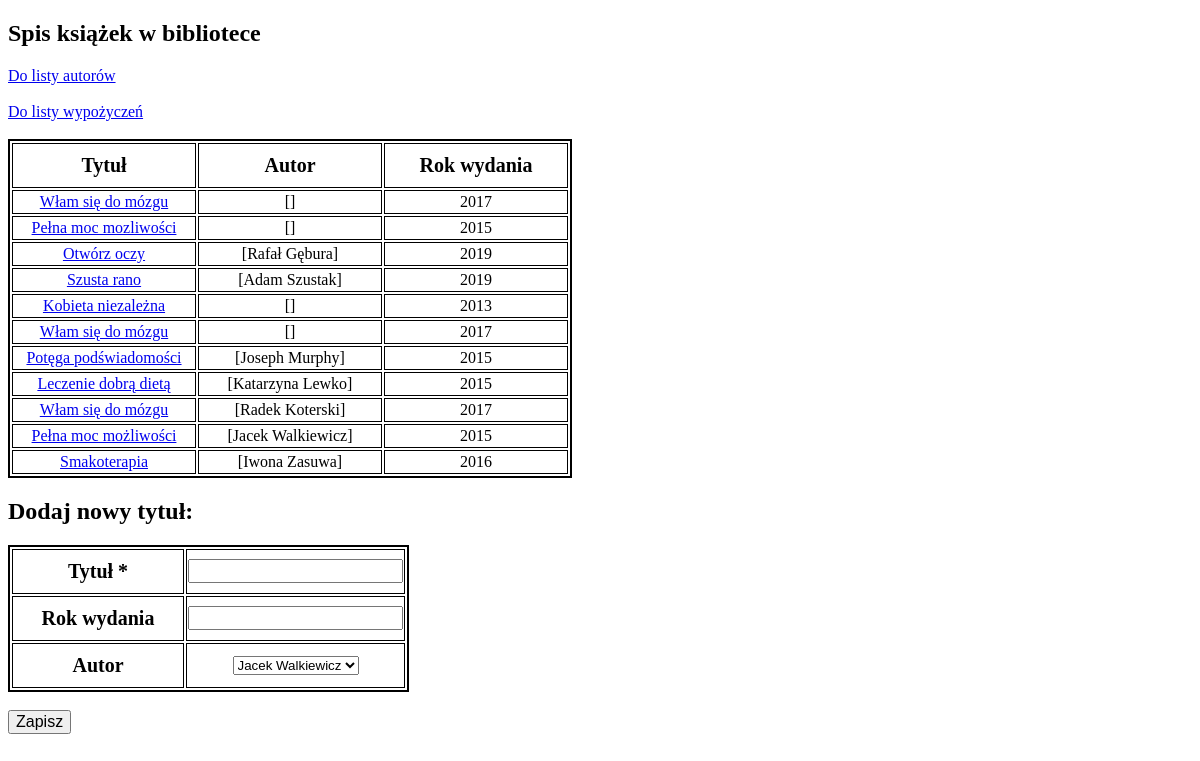
The page /books/ on the database its author committed.
### app/models.py (models this page shows, shortened)
class Book(db.Model):
    id = db.Column(db.Integer, primary_key=True)
    title = db.Column(db.String(100), index=True)
    year = db.Column(db.Numeric(4, 0))
    author = db.relationship(
        'Author', secondary=book_author, backref=db.backref('books', lazy='dynamic'))
    borrowed = db.relationship('Borrowed', backref='book')

class Author(db.Model):
    id = db.Column(db.Integer, primary_key=True)
    name = db.Column(db.String(50), index=True)
    def __repr__(self):
        return f"{self.name}"

### app/routes.py (the view, shortened to what this page needs)
@app.route("/books/", methods=["GET", "POST"])
def books_list():
    form = BooksLibForm.new()
    books_all = Book.query.all()
    return render_template("books.html", books=books_all, form=form)

### app/forms.py
class BooksLibForm(FlaskForm):
    title = StringField('Tytuł', validators=[DataRequired()])
    year = IntegerField('Rok wydania')
    author = SelectField('Autor')
    @classmethod
    def new(cls):
        form = cls()
        form.author.choices = [x.name for x in Author.query.all()]
        return form

### app/templates/books.html (shortened to what this page needs)
<!DOCTYPE html>
<html lang="en">
    <head>
        <link rel="stylesheet" href="{{ url_for('static', filename='style.css') }}">
    </head>
    <body>
        <h2>Spis książek w bibliotece</h2>
        <a href="/authors/">Do listy autorów</a><br><br>
        <a href="/borrowed/">Do listy wypożyczeń</a><br><br>
        <table>
            <thead>
            <th>Tytuł</th>
            <th>Autor</th>
            <th>Rok wydania</th>
            </thead>
        {% for book in books %}
            <tr>
            <td><a href="/books/{{ book.id }}">{{ book.title }}</a></td>
            <td>{{ book.author }}</td>
            <td>{{ book.year }}</td>
            </tr>
        {% endfor %}
        </table>
    <div>
        <h2> Dodaj nowy tytuł: </h2>
        <form method="POST" action="/books/">
        <table>
            {% for field in form if field.widget.input_type != 'hidden' %}
                <tr>
                    <th>{{ field.label }} {% if field.flags.required %}*{% endif %}</th>
                    <td>{{ field }}</td>
                </tr>
            {% endfor %}
        </table><br>
        <input type="submit" value="Zapisz">
        </form>
    </div>
</body>
</html>

### app/static/style.css (style rules this page uses)
table { border: 2px solid black; }
th { border: 1px solid; width: 150px; height: 20px; padding: 10px; font-size: 20px; }
td { height: 20px; width: 180px; border: 1px solid; text-align: center; }
input { font-size: 16px; }

### rows shown on the page
Book: title "Włam się do mózgu", author "[]", year "2017"
Book: title "Pełna moc mozliwości", author "[]", year "2015"
Book: title "Otwórz oczy", author "[Rafał Gębura]", year "2019"
Book: title "Szusta rano", author "[Adam Szustak]", year "2019"
Book: title "Kobieta niezależna", author "[]", year "2013"
Book: title "Włam się do mózgu", author "[]", year "2017"
Book: title "Potęga podświadomości", author "[Joseph Murphy]", year "2015"
Book: title "Leczenie dobrą dietą", author "[Katarzyna Lewko]", year "2015"
Book: title "Włam się do mózgu", author "[Radek Koterski]", year "2017"
Book: title "Pełna moc możliwości", author "[Jacek Walkiewicz]", year "2015"
Book: title "Smakoterapia", author "[Iwona Zasuwa]", year "2016"

### other values the page prints
{{ field.label }} "Tytuł" "Rok wydania" "Autor"
